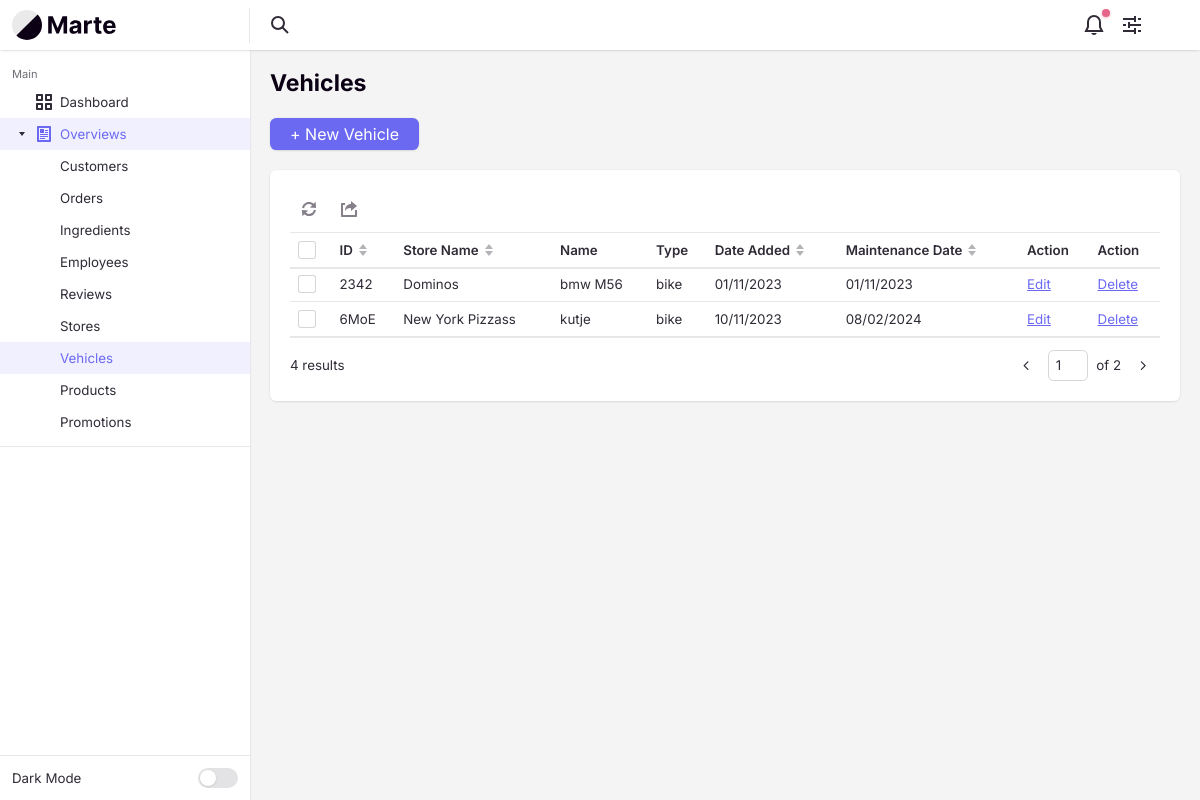
Page /Vehicle/overview/ on the committed database.
### tables this page shows
CREATE TABLE `vehicles` (
  `vehicleId` varchar(4) NOT NULL,
  `vehicleStoreId` varchar(4) NOT NULL,
  `vehicleName` varchar(255) NOT NULL,
  `vehicleType` enum('bike','car','scooter') NOT NULL,
  `vehicleIsActive` tinyint(1) NOT NULL DEFAULT 1,
  `vehicleCreateDate` int(10) NOT NULL,
  `VehicleMaintenanceDate` int(10) NOT NULL,
  `vehicleDescription` text DEFAULT NULL
);

CREATE TABLE `stores` (
  `storeId` varchar(4) NOT NULL,
  `storeName` varchar(255) NOT NULL,
  `storeZipcode` varchar(255) NOT NULL,
  `storeStreetName` varchar(255) NOT NULL,
  `storeCity` varchar(255) NOT NULL,
  `storePhone` varchar(10) NOT NULL,
  `storeEmail` varchar(255) NOT NULL,
  `storeIsActive` tinyint(1) NOT NULL DEFAULT 1,
  `storeCreateDate` int(10) NOT NULL,
  `storeDescription` text DEFAULT NULL
);

### app/controllers/Vehicle.php (called while the page is built, shortened)
<?php
class Vehicle extends Controller
{
    private $vehicleModel;
    public function __construct()
    {
        $this->vehicleModel = $this->model('VehicleModel');
    }
    public function overview($params)
    {
        $pageNumber = isset($params['page']) ? intval($params['page']) : 1;
        $recordsPerPage = 2;
        $offset = ($pageNumber - 1) * $recordsPerPage;
        $vehicles = $this->vehicleModel->getVehiclesByPagination($offset, $recordsPerPage);
        $countVehicles = $this->vehicleModel->getTotalVehiclesCount();
        $totalPages = ceil($countVehicles / $recordsPerPage);
        $pageNumber = max(1, min($pageNumber, $totalPages));
        $data = [
            'vehicles' => $vehicles,
            'countVehicles' => $countVehicles,
            'currentPage' => $pageNumber,
            'recordsPerPage' => $recordsPerPage,
            'totalPages' => $totalPages,
        ];
        $this->view('backend/vehicles/overview', $data);
    }
}

### app/libraries/Core.php (called while the page is built, shortened)
<?php
class Core
{
    protected $currentMethod = 'index';
    public function __construct()
    {
        $url = $this->getUrl();
        $this->currentController = new $this->currentController();
        if (isset($url[1])) {
            if (method_exists($this->currentController, $url[1])) {
                $this->currentMethod = $url[1];
            } else if (!empty($url[1])) {
                require APPROOT . '/views/includes/404.php';
                exit;
            }
        }
        $array = [];
        call_user_func_array([$this->currentController, $this->currentMethod], [$array]);
    }
    public function getUrl()
    {
        $incoming = $_SERVER['REQUEST_URI'];
        $incoming = str_replace("/pizzapalacebackend/", "", $incoming);
        if (isset($incoming)) {
            $incoming = trim($incoming, "/");
            $incoming = rtrim($incoming, "/");
            $url = filter_var($incoming, FILTER_SANITIZE_URL);
            $url = explode('/', $url);
            $urlController = $url[0];
            $urlAction = "";
            if (array_key_exists(1, $url)) {
                $urlAction = explode('?', $url[1])[0];
            }
            $urlSlug = $url;
            $output = [$urlController, $urlAction, $urlSlug];
            return $output;
        } else {
            return array('Pizza', 'overview');
        }
    }
}

### app/require.php (called while the page is built, shortened)
<?php
  require_once 'libraries/Core.php';
  require_once 'libraries/Controller.php';
  require_once 'libraries/Database.php';
  $init = new Core();

### public/index.php (called while the page is built)
<?php
  require_once '../app/require.php';
?>

### app/libraries/Database.php (called while the page is built, shortened)
<?php
  class Database {
    private $dbHost = DB_HOST;
    private $dbUser = DB_USER;
    private $dbPass = DB_PASS;
    private $dbName = DB_NAME;
    private $statement;
    private $dbHandler;
    public function __construct()
    {
      $conn = 'mysql:host=' . $this->dbHost . ";dbname=" . $this->dbName;
      $options = array(
        PDO::ATTR_PERSISTENT => true,
        PDO::ATTR_ERRMODE => PDO::ERRMODE_EXCEPTION,
        PDO::ATTR_EMULATE_PREPARES => false
      );
      try
      {
        $this->dbHandler = new PDO($conn, $this->dbUser, $this->dbPass, $options);
      }
      catch(PDOException $e) {
        $this->error = $e->getMessage();
        echo $this->error;
      }
    }
    public function query($sql) {
      $this->statement = $this->dbHandler->prepare($sql);
    }
    public function bind($parameter, $value, $type=null) {
      switch (is_null($type)) {
        case is_int($value):
          $type = PDO::PARAM_INT;
          break;
      }
      $this->statement->bindValue($parameter, $value, $type);
    }
    public function execute() {
      return $this->statement->execute();
    }
    public function resultSet() {
      $this->execute();
      return $this->statement->fetchAll(PDO::FETCH_OBJ);
    }
  }
?>

### app/models/VehicleModel.php (called while the page is built, shortened)
<?php
class VehicleModel
{
    private $db;
    public function __construct()
    {
        $this->db = new Database();
    }
    public function getVehiclesByPagination($offset, $limit)
    {
        $this->db->query("SELECT v.vehicleId,
                                 v.vehicleStoreId,
                                 v.vehicleName,
                                 v.vehicleType,
                                 v.vehicleCreateDate,
                                 v.vehicleMaintenanceDate,
                                 s.storeName
                                 FROM vehicles as v
                                 INNER JOIN stores as s ON v.vehicleStoreId = s.storeId
                                 WHERE vehicleIsActive = 1
                                 LIMIT :offset, :limit");
        $this->db->bind(':offset', $offset);
        $this->db->bind('limit', $limit);
        return $this->db->resultSet();
    }
    public function getTotalVehiclesCount()
    {
        $this->db->query("SELECT COUNT(*) as total FROM vehicles WHERE vehicleIsActive = 1");
        $result = $this->db->single();
        return $result->total;
    }
}

### app/views/backend/vehicles/overview.php (the view, shortened to what this page needs)
<?php require APPROOT . '/views/includes/head.php'; ?>
<div class="margin-bottom-md">
    <h1 class="text-lg">Vehicles</h1>
</div>
<div class="margin-bottom-md">
    <div class="flex flex-wrap gap-sm items-center justify-between">
        <a class="btn btn--primary" href="<?= URLROOT ?>Vehicle/create">+ New Vehicle</a>
    </div>
</div>
<div class="bg radius-md padding-md inner-glow shadow-xs">
    <div class="int-table-actions padding-bottom-xxxs border-bottom border-alpha" data-table-controls="interactive-table-1">
        <menu class="menu-bar js-int-table-actions__no-items-selected js-menu-bar">
            <li class="menu-bar__item " role="menuitem">
            </li>
            <li class="menu-bar__item " role="menuitem">
                <svg class="icon menu-bar__icon" aria-hidden="true" viewBox="0 0 16 16">
                    <g>
                        <path d="M15,16H1c-0.6,0-1-0.4-1-1V3c0-0.6,0.4-1,1-1h3v2H2v10h12V9h2v6C16,15.6,15.6,16,15,16z"></path>
                        <path d="M10,3c-3.2,0-6,2.5-6,7c1.1-1.7,2.4-3,6-3v3l6-5l-6-5V3z"></path>
                    </g>
                </svg>
            </li>
        </menu>
    </div>
    <div id="interactive-table-1" class="int-table text-sm js-int-table">
        <div class="int-table__inner">
            <table class="int-table__table" aria-label="Interactive table example">
                <thead class="int-table__header js-int-table__header">
                    <tr class="int-table__row">
                        <td class="int-table__cell">
                            <div class="custom-checkbox int-table__checkbox">
                                <div class="custom-checkbox__control" aria-hidden="true"></div>
                            </div>
                        </td>
                        <th class="int-table__cell int-table__cell--th int-table__cell--sort js-int-table__cell--sort">
                            <div class="flex items-center">
                                <span>ID</span>
                                <svg class="icon icon--xxs margin-left-xxxs int-table__sort-icon" aria-hidden="true" viewBox="0 0 12 12">
                                    <polygon class="arrow-up" points="6 0 10 5 2 5 6 0" />
                                    <polygon class="arrow-down" points="6 12 2 7 10 7 6 12" />
                                </svg>
                            </div>
                        </th>
                        <th class="int-table__cell int-table__cell--th int-table__cell--sort js-int-table__cell--sort">
                            <div class="flex items-center">
                                <span>Store Name</span>
                                <svg class="icon icon--xxs margin-left-xxxs int-table__sort-icon" aria-hidden="true" viewBox="0 0 12 12">
                                    <polygon class="arrow-up" points="6 0 10 5 2 5 6 0" />
                                    <polygon class="arrow-down" points="6 12 2 7 10 7 6 12" />
                                </svg>
                            </div>
                        </th>
                        <th class="int-table__cell int-table__cell--th text-left">
                            Name
                        </th>
                        <th class="int-table__cell int-table__cell--th text-left">
                            Type
                        </th>
                        <th class="int-table__cell int-table__cell--th int-table__cell--sort js-int-table__cell--sort" data-date-format="dd-mm-yyyy">
                            <div class="flex items-center">
                                <span>Date Added</span>
                                <svg class="icon icon--xxs margin-left-xxxs int-table__sort-icon" aria-hidden="true" viewBox="0 0 12 12">
                                    <polygon class="arrow-up" points="6 0 10 5 2 5 6 0" />
                                    <polygon class="arrow-down" points="6 12 2 7 10 7 6 12" />
                                </svg>
                            </div>
                        </th>
                        <th class="int-table__cell int-table__cell--th int-table__cell--sort js-int-table__cell--sort" data-date-format="dd-mm-yyyy">
                            <div class="flex items-center">
                                <span>Maintenance Date</span>
                                <svg class="icon icon--xxs margin-left-xxxs int-table__sort-icon" aria-hidden="true" viewBox="0 0 12 12">
                                    <polygon class="arrow-up" points="6 0 10 5 2 5 6 0" />
                                    <polygon class="arrow-down" points="6 12 2 7 10 7 6 12" />
                                </svg>
                            </div>
                        </th>
                        <th class="int-table__cell int-table__cell--th text-left">
                            Action
                        </th>
                        <th class="int-table__cell int-table__cell--th text-left">
                            Action
                        </th>
                    </tr>
                </thead>
                <tbody class="int-table__body js-int-table__body">
                    <?php foreach ($data['vehicles'] as $vehicle) : ?>
                        <tr class="int-table__row">
                            <th class="int-table__cell" scope="row">
                                <div class="custom-checkbox int-table__checkbox">
                                    <div class="custom-checkbox__control" aria-hidden="true"></div>
                                </div>
                            </th>
                            <td class="int-table__cell"><?= $vehicle->vehicleId ?></td>
                            <td class="int-table__cell"><?= $vehicle->storeName ?></td>
                            <td class="int-table__cell"><?= $vehicle->vehicleName ?></td>
                            <td class="int-table__cell text-truncate max-width-xxxxs"><?= $vehicle->vehicleType ?></td>
                            <td class="int-table__cell"><?= date('d/m/Y', $vehicle->vehicleCreateDate) ?></td>
                            <td class="int-table__cell"><?= date('d/m/Y', $vehicle->vehicleMaintenanceDate) ?></td>
                            <td class="int-table__cell"><a href="<?= URLROOT ?>Vehicle/update/{vehicleId:<?= $vehicle->vehicleId ?>}/">Edit</a></td>
                            <td class="int-table__cell"><a href="<?= URLROOT ?>Vehicle/delete/{vehicleId:<?= $vehicle->vehicleId ?>}/">Delete</a></td>
                        </tr>
                    <?php endforeach ?>
                </tbody>
            </table>
        </div>
    </div>
    <div class="flex items-center justify-between padding-top-sm">
        <p class="text-sm"><?= $data['countVehicles'] ?> results</p>
        <nav class="pagination text-sm" aria-label="Pagination">
            <ul class="pagination__list flex flex-wrap gap-xxxs">
                <li>
                    <?php
                    $prevPage = max(1, $data['currentPage'] - 1);
                    $prevPageLink = URLROOT . "Vehicle/overview/?page=$prevPage";
                    $prevDisabled = ($data['currentPage'] == 1) ? 'disabled' : '';
                    ?>
                    <a href="<?= $prevPageLink; ?>/" class="pagination__item <?= $prevDisabled; ?>">
                        <svg class="icon" viewBox="0 0 16 16">
                            <g stroke-width="1.5" stroke="currentColor">
                                <polyline fill="none" stroke="currentColor" stroke-linecap="round" stroke-linejoin="round" stroke-miterlimit="10" points="9.5,3.5 5,8 9.5,12.5 "></polyline>
                            </g>
                        </svg>
                    </a>
                </li>
                <li>
                    <span class="pagination__jumper flex items-center">
                        <input aria-label="Page number" class="form-control" type="text" id="pageNumber" name="pageNumber" value="<?php echo $data['currentPage']; ?>">
                        <em>of <?php echo $data['totalPages']; ?></em>
                    </span>
                </li>
                <li>
                    <?php
                    $nextPage = min($data['totalPages'], $data['currentPage'] + 1);
                    $nextPageLink = URLROOT . "Vehicle/overview/?page=$nextPage";
                    $nextDisabled = ($data['currentPage'] == $data['totalPages']) ? 'disabled' : '';
                    ?>
                    <a href="<?= $nextPageLink; ?>/" class="pagination__item <?= $nextDisabled; ?>">
                        <svg class="icon" viewBox="0 0 16 16">
                            <g stroke-width="1.5" stroke="currentColor">
                                <polyline fill="none" stroke="currentColor" stroke-linecap="round" stroke-linejoin="round" stroke-miterlimit="10" points="6.5,3.5 11,8 6.5,12.5 "></polyline>
                            </g>
                        </svg>
                    </a>
                </li>
            </ul>
        </nav>
    </div>
</div>
<?php require APPROOT . '/views/includes/footer.php'; ?>

### rows in the picture
vehicles: vehicleId "2342", vehicleStoreId.storeName "Dominos", vehicleName "bmw M56", vehicleType "bike", vehicleCreateDate "01/11/2023", VehicleMaintenanceDate "01/11/2023"
vehicles: vehicleId "6MoE", vehicleStoreId.storeName "New York Pizzass", vehicleName "kutje", vehicleType "bike", vehicleCreateDate "10/11/2023", VehicleMaintenanceDate "08/02/2024"

### other values in the picture
$data['countVehicles'] "4"
$data['totalPages'] "2"
